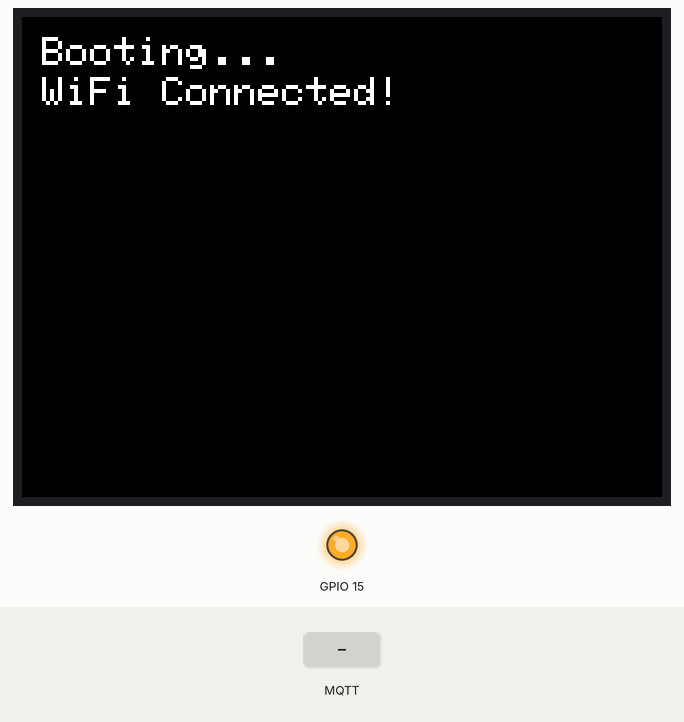
Recording of a sketch running on a simulated ESP32. Parts: 320×240 colour display, output pins drawn as LEDs (lit = HIGH). The test bench sets the inputs (shaded band). WiFi joins after 1.5 s; servers stay silent unless stated; the local clock reads 2024-03-15 10:24:30 at power-on unless the sketch sets it; no MQTT or app messages arrive unless stated; what the sketch prints to the serial monitor is not drawn.

Above: at 1.8 s.
At 3.9 s:
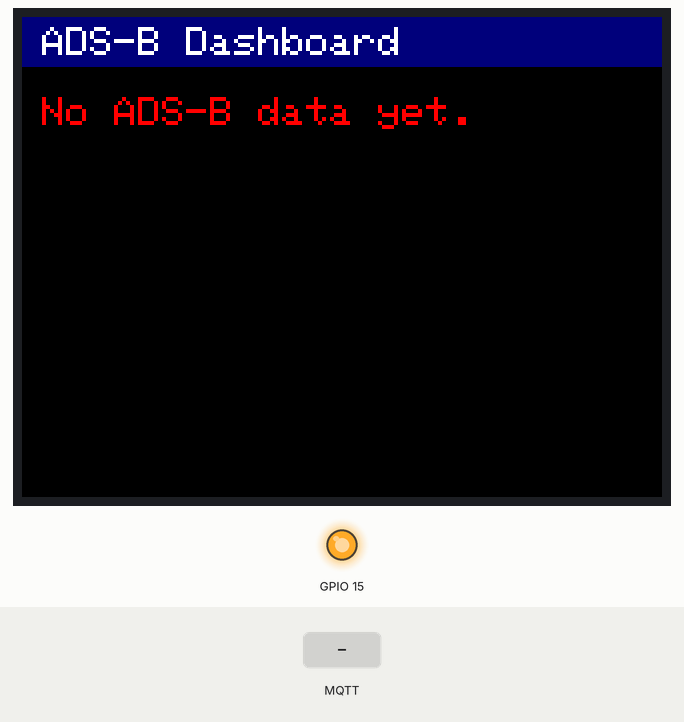
4.0 s: MQTT message "1" arrives on the first subscribed topic
At 16.4 s:
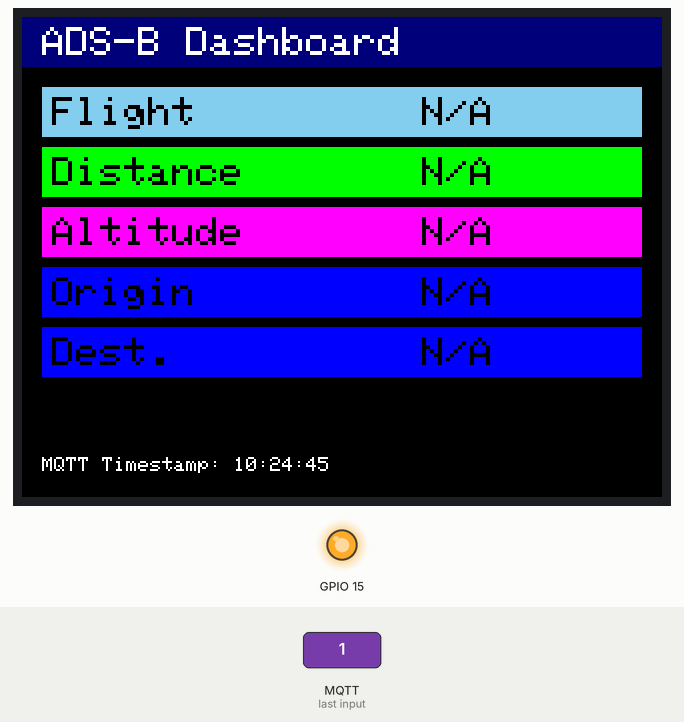
16.7 s: MQTT message "on" arrives on the first subscribed topic
At 17.5 s:
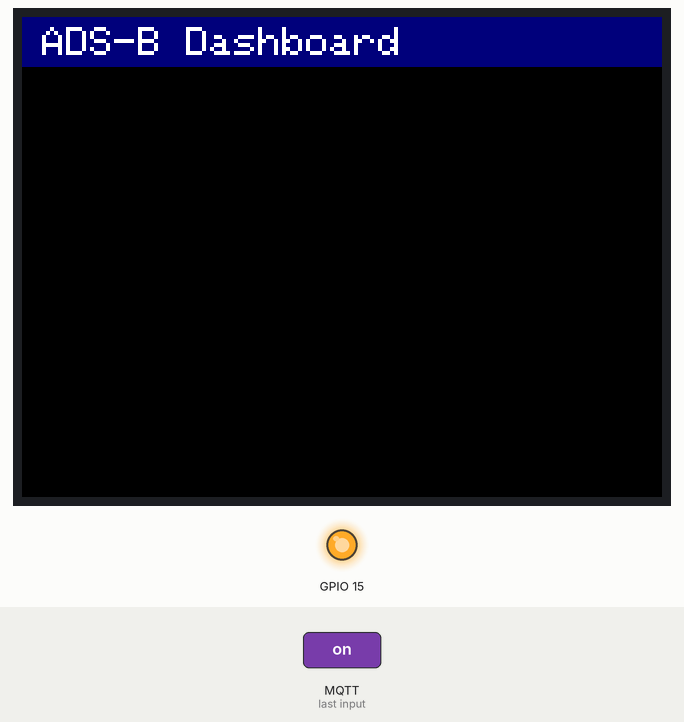
46.7 s: MQTT message "0" arrives on the first subscribed topic
At 47.7 s:
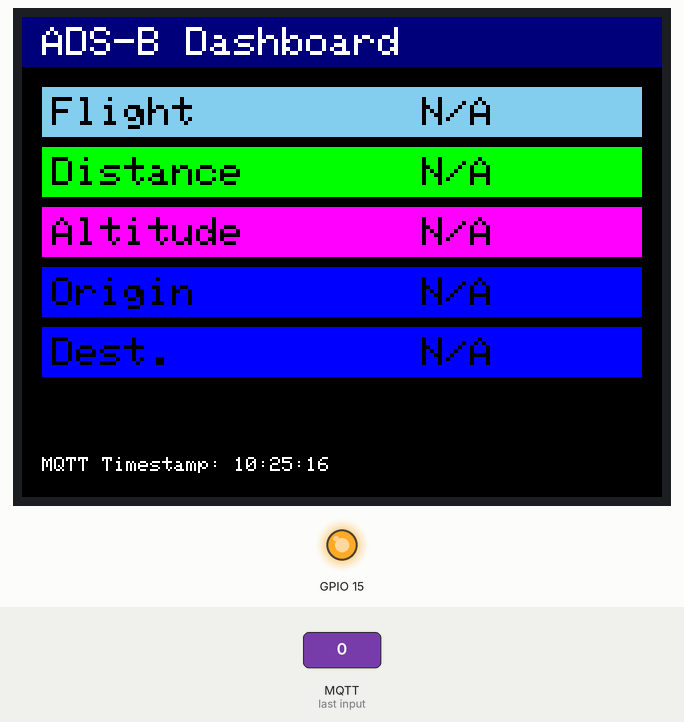
Timing chart, 0 to 49.7 s (numbered marks = the images above; inputs shaded):
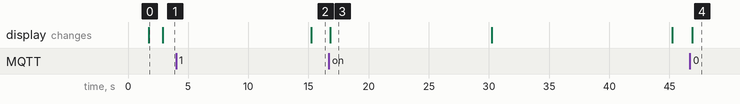

Measured:
- after the input at 4.0 s, the display: changes after 11.2 s (image 2)
- after the input at 16.7 s, the display: changes after 0.11 s (image 3)
- after the input at 46.7 s, the display: changes after 0.18 s (image 4)
- what the display in image 0 shows lasts 1.2 s, from 1.7 s to 2.9 s
- what the display in image 3 shows lasts 13.4 s, from 16.8 s to 30.2 s

The sketch:

ADSBwithMQTT_Public.ino
```cpp
#include <WiFi.h>
#include <WiFiClient.h>
#include <HTTPClient.h>
#include <PubSubClient.h>
#include <ArduinoJson.h>
#include <TFT_eSPI.h>
#include <time.h>

// Wi-Fi Credentials
const char* ssid = "YOURSSID";
const char* password = "YOURPASSWORD";

// MQTT Broker
const char* mqtt_server = "YOUR MQTT SERVER IP";
WiFiClient espClient;
PubSubClient mqttClient(espClient);
String mqttPayload =""; //"Waiting for MQTT data...";

// ADS-B Stats Endpoint
const char* statsUrl = "http://adsbexchange.local/tar1090/data/stats.json";

// Display
TFT_eSPI tft = TFT_eSPI();
bool displayMode = false;         // false = ADS-B, true = MQTT
bool screenDrawn = false;
unsigned long lastSwap = 0;
unsigned long swapInterval = 15000;

// Cached stats
unsigned long lastHttpFetch = 0;
unsigned long httpInterval = 60000;
StaticJsonDocument<2048> cachedStats;
bool statsOK = false;

// Aircraft history
const int historySize = 256;
int aircraftHistory[historySize];
int historyIndex = 0;

// MQTT Handling
void mqttCallback(char *topic, byte *payload, unsigned int length) {
  mqttPayload = "";  // Clear any previous data

  if (length == 0) {
    Serial.println(mqttPayload);
    Serial.println("MQTT message received, but payload is empty.");
    return;
  }

  // Safely copy payload bytes to mqttPayload string
  for (unsigned int i = 0; i < length; i++) {
    mqttPayload += (char)payload[i];
  }

  screenDrawn = false;  // Trigger screen refresh
}

void setupMQTT() {
  Serial.println("setupMQTT");
  mqttClient.setServer(mqtt_server, 1883);
  mqttClient.setCallback(mqttCallback);
}

void reconnectMQTT() {
  Serial.println("reconnectMQTT");
  while (!mqttClient.connected()) {
    Serial.print("Connecting to MQTT...");
    if (mqttClient.connect("PlaneFenceClient")) {
      mqttClient.subscribe("planefence/planefence");
      Serial.println("Subscribed successfully!");
    } else {
      Serial.print("Failed, rc=");
      Serial.print(mqttClient.state());
      delay(2000);
    }
  }
}


// UI Draw Helpers
void drawBanner() {
  tft.fillRect(0, 0, 320, 25, TFT_NAVY);
  tft.setTextColor(TFT_WHITE);
  tft.setTextSize(2);
  tft.setCursor(10, 5);
  tft.println("ADS-B Dashboard");
}

void drawMetricLine(int y, const char* label, const String& value, uint16_t bgColor) {
  tft.fillRect(10, y, 300, 25, bgColor);
  tft.setTextColor(TFT_BLACK);
  tft.setTextSize(2);
  tft.setCursor(15, y + 5);
  tft.print(label);
  tft.setCursor(200, y + 5);
  tft.print(value);
}

void drawWithPosAndHigh(int y, int withPos, int highMark) {
  tft.fillRect(10, y, 300, 25, TFT_CYAN);
  tft.setTextColor(TFT_BLACK);
  tft.setTextSize(2);
  tft.setCursor(15, y + 5);
  tft.printf("With Positions: %d", withPos);

  tft.fillRect(10, y + 30, 300, 25, TFT_SKYBLUE);
  tft.setTextColor(TFT_BLACK);
  tft.setCursor(15, y + 35);
  tft.printf("Max Aircraft: %d", highMark);
}

void drawADSBScreen() {
  tft.fillScreen(TFT_BLACK);
  drawBanner();

  if (statsOK) {
    int gainDB     = cachedStats["gain_db"];
    int withPos    = cachedStats["aircraft_with_pos"];
    int withoutPos = cachedStats["aircraft_without_pos"];
    int adsb       = cachedStats["total"]["position_count_by_type"]["adsb_icao"];
    int mlat       = cachedStats["total"]["position_count_by_type"]["mlat"];

    aircraftHistory[historyIndex] = withPos;
    historyIndex = (historyIndex + 1) % historySize;
    int highMark = 0;
    for (int i = 0; i < historySize; i++) {
      if (aircraftHistory[i] > highMark) highMark = aircraftHistory[i];
    }

    time_t nowTime;
    time(&nowTime);
    char nowStr[32];
    strftime(nowStr, sizeof(nowStr), "%H:%M:%S", localtime(&nowTime));

    drawMetricLine(35, "Gain (dB)", String(gainDB), TFT_GREEN);
    drawWithPosAndHigh(65, withPos, highMark);
    drawMetricLine(125, "Without Pos", String(withoutPos), TFT_CYAN);
    drawMetricLine(155, "ADSB Pos", String(adsb), TFT_MAGENTA);
    drawMetricLine(185, "MLAT Pos", String(mlat), TFT_MAGENTA);

    tft.setTextColor(TFT_WHITE);
    tft.setTextSize(1);
    tft.setCursor(10, 220);
    tft.print("Sample Taken: ");
    tft.print(nowStr);
  } else {
    tft.setCursor(10, 40);
    tft.setTextColor(TFT_RED);
    tft.setTextSize(2);
    tft.println("No ADS-B data yet.");
  }
}

void drawMQTTScreen() {
  Serial.println("drawMQTTScreen");
  tft.fillScreen(TFT_BLACK);
  drawBanner();
  reconnectMQTT();

  Serial.println("---- MQTT PAYLOAD DEBUG ----");
  Serial.print("Length: ");
  Serial.println(mqttPayload.length());
  Serial.print("Raw Payload: >>>");
  Serial.print(mqttPayload);
  Serial.println("<<<");

  for (size_t i = 0; i < mqttPayload.length(); i++) {
    Serial.print((int)mqttPayload[i]);
    Serial.print(" ");
  }
  Serial.println();
  Serial.println("---- END DEBUG ----");

  StaticJsonDocument<2048> doc;
  DeserializationError Error = deserializeJson(doc, mqttPayload);

  if (Error) {
    Serial.print("JSON error: ");
    Serial.println(Error.c_str());
    Serial.println(mqttPayload); // for debugging
    return;
  }

  if (!Error) {
    const char* operatorName = doc["operator"] | "N/A";
    const char* distance     = doc["min_dist"] | "N/A";
    const char* thumbnail    = doc["thumbnail"] | "N/A";
    const char* lastSeen     = doc["last_seen"] | "N/A";
    const char* flight       = doc["flight"] | "N/A";
    const char* timezone     = doc["timezone"] | "N/A";
    const char* planespotters_link          = doc["planespotters_link"] | "N/A";
    const char* altitude     = doc["min_alt"] | "N/A";
    const char* origin       = doc["origin"] | "N/A";
    const char* destination  = doc["destination"] | "N/A";
    const char* icao         = doc["icao"] | "N/A";
    const char* first_seen   = doc["first_seen"] | "N/A";
    const char* link         = doc["link"] | "N/A";

    drawMetricLine(35,  "Flight",     String(flight),       TFT_SKYBLUE);
    drawMetricLine(65,  "Distance",   String(distance),     TFT_GREEN);
    drawMetricLine(95, "Altitude",   String(altitude),     TFT_MAGENTA);
    drawMetricLine(125, "Origin",     String(origin),       TFT_BLUE);
    drawMetricLine(155, "Dest.",     String(destination),   TFT_BLUE);

    time_t nowTime;
    time(&nowTime);
    char nowStr[32];
    strftime(nowStr, sizeof(nowStr), "%H:%M:%S", localtime(&nowTime));

    tft.setTextColor(TFT_WHITE);
    tft.setTextSize(1);
    tft.setCursor(10, 220);
    tft.print("MQTT Timestamp: ");
    tft.print(nowStr);
  } else {
    tft.setTextColor(TFT_RED);
    tft.setTextSize(2);
    tft.setCursor(10, 40);
    tft.println("MQTT Parse Error");

    tft.setTextSize(1);
    tft.setCursor(10, 80);
    tft.println(mqttPayload);
  }
}

// Setup
void setup() {
  Serial.begin(115200);
  pinMode(15, OUTPUT);
  digitalWrite(15, HIGH);
  tft.init();
  tft.setRotation(1);
  tft.fillScreen(TFT_BLACK);
  tft.setTextColor(TFT_WHITE);
  tft.setTextSize(2);
  tft.setCursor(10, 10);
  tft.println("Booting...");

  WiFi.begin(ssid, password);
  while (WiFi.status() != WL_CONNECTED) {
    delay(500);
    Serial.print(".");
  }

  configTime(0, 0, "pool.ntp.org");
  setenv("TZ", "EST5EDT", 1);
  tzset();
  Serial.print("Waiting for NTP time sync");
  while (time(nullptr) < 1640995200) {
    delay(100);
    Serial.print(".");
  }
  Serial.println("Time synced");
  tft.setCursor(10, 30);
  tft.println("WiFi Connected!");
  delay(1000);

  setupMQTT();
  reconnectMQTT();  // <-- Force MQTT connection on startup
}

// Main Loop
void loop() {
  if (!mqttClient.connected()) reconnectMQTT();
  mqttClient.loop();

  unsigned long now = millis();

  if (now - lastHttpFetch > httpInterval) {
    lastHttpFetch = now;
    HTTPClient http;
    http.begin(statsUrl);
    int httpCode = http.GET();
    if (httpCode == 200) {
      String payload = http.getString();
      DeserializationError error = deserializeJson(cachedStats, payload);
      statsOK = !error;
    } else {
      statsOK = false;
    }
    http.end();
  }

  if (now - lastSwap > swapInterval) {
    displayMode = !displayMode;
    lastSwap = now;
    screenDrawn = false;
  }

  if (!screenDrawn) {
    if (displayMode) {
      drawMQTTScreen();
    } else {
      drawADSBScreen();
    }
    screenDrawn = true;
  }

  delay(100);
}
```
